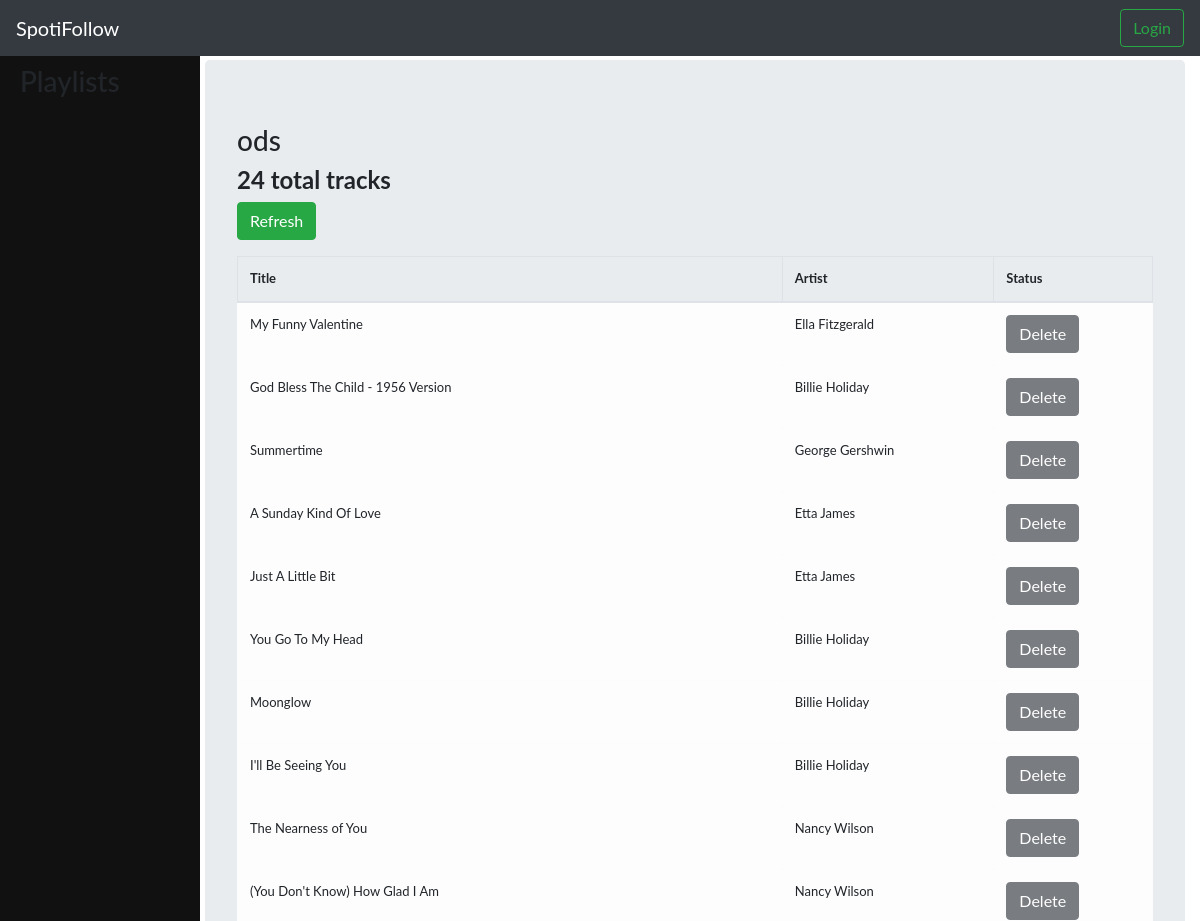
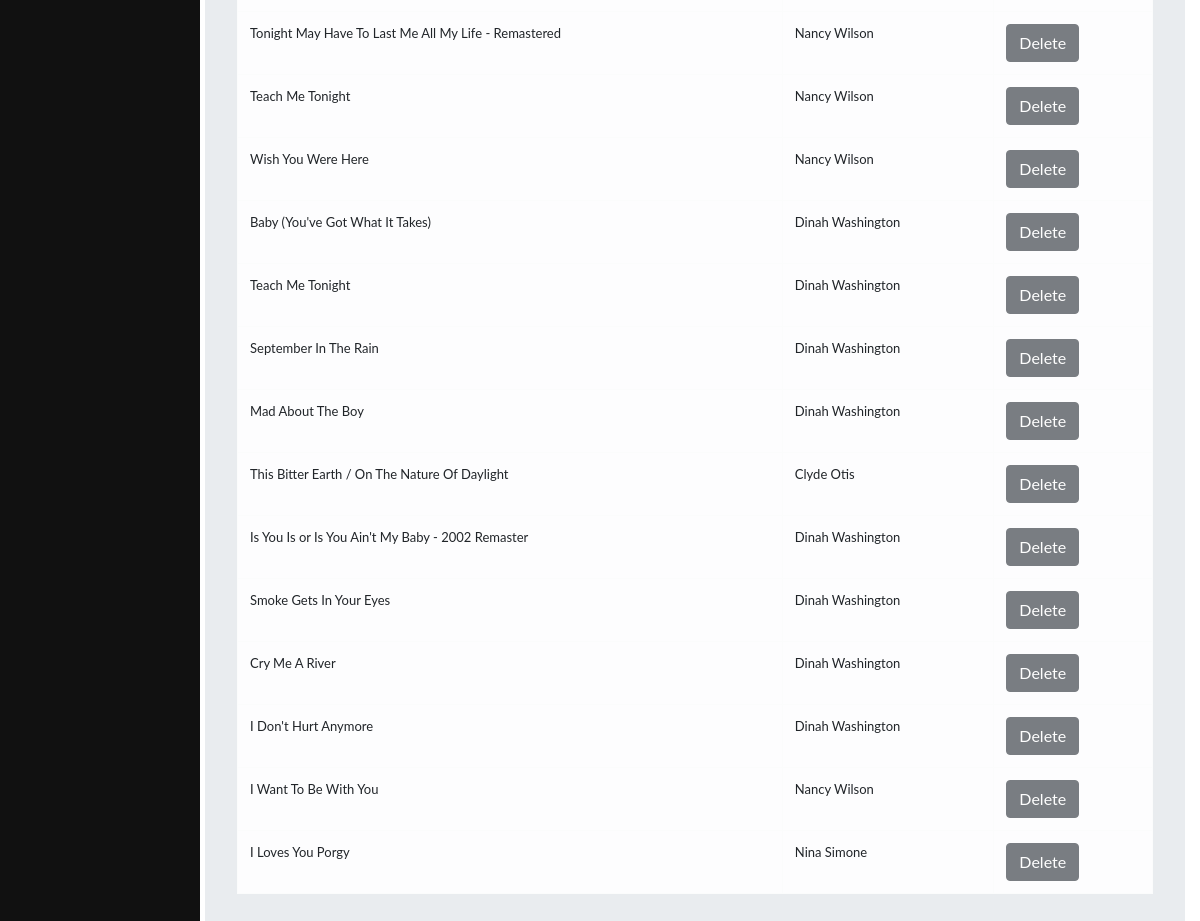
The app's page /playlist/6dQWkjx5ZMIcfxGhPj5678 with its own data (2 pictures, top to bottom).
### playlist/models.py (models this page shows, shortened)
class Playlist(models.Model):
	playlist_id = models.CharField(max_length=200, primary_key=True)
	title = models.CharField(max_length=200)
	author = models.CharField(max_length=200)
	href = models.CharField(max_length=500)
	tracks_href = models.CharField(max_length=200)
	tracks = models.ManyToManyField(Track, through='TrackInstance')
	linked = models.BooleanField(default=False)
	origin_playlist = models.ForeignKey('self', null=True, on_delete=models.SET_NULL)
	def tracks_count(self):
		return self.tracks.exclude(trackinstance__status='DE').count()

class TrackInstance(models.Model):
	KEPT = 'KP'
	DELETED = 'DE'
	ADDED = 'AD'
	TRACK_STATUS_CHOICES = (
		(KEPT, 'kept'),
		(DELETED, 'deleted'),
		(ADDED, 'added'),
	)
	track = models.ForeignKey(Track, on_delete=models.SET_NULL, null=True)
	playlist = models.ForeignKey(Playlist, on_delete=models.SET_NULL, null=True)
	status = models.CharField(
		max_length=2,
		choices=TRACK_STATUS_CHOICES,
		default=KEPT,
	)
	def is_added(self):
		return self.status == self.ADDED
	def is_deleted(self):
		return self.status == self.DELETED

class Track(models.Model):
	track_id = models.CharField(max_length=200, primary_key=True)
	title = models.CharField(max_length=200)
	artist = models.CharField(max_length=200)
	artist_id = models.CharField(max_length=200)
	href = models.CharField(max_length=500)

### playlist/views.py (the view)
# urls.py: path('playlist/<slug:pk>', views.PlaylistDetailView.as_view(), name='playlist-detail'),
class PlaylistDetailView(generic.DetailView):
    model = Playlist
    def get_context_data(self, **kwargs):
        context = super(PlaylistDetailView, self).get_context_data(**kwargs)
        context['playlist_list'] = Playlist.objects.filter(author=self.request.user)
        return context

### playlist/templates/playlist/playlist_detail.html
{% extends 'base.html' %}
{% block header_include %}
  {% include "playlist/playlist_header.html" with playlist_list=playlist_list %}
{% endblock header_include %}
{% block content %}
  <h3>{{ playlist.title }}</h3>
  <h4><b>{{ playlist.tracks_count }} total tracks</b></h4>
  {% if playlist.linked %}
    <h6>Added {{ playlist.added_tracks_count }} tracks | Removed {{ playlist.deleted_tracks_count }} tracks</h6>
    <h6>Follows Playlist:
      <a href="{% url 'playlist-detail' playlist.origin_playlist.playlist_id %}">{{ playlist.origin_playlist.title}} by {{ playlist.origin_playlist.author }}</a>
      ({{ playlist.origin_playlist.tracks_count }} total tracks)</h6>
      <p><a href="{% url 'refresh' playlist.playlist_id %}"><button type="button" class="btn btn-success">Refresh</button></a>&nbsp;&nbsp;
      <a href="{% url 'unlink-list' playlist.playlist_id playlist.origin_playlist.playlist_id %}"><button type="button" class="btn btn-secondary">Unfollow</button></a>
  {% else %}
    <p><a href="{% url 'refresh' playlist.playlist_id %}"><button type="button" class="btn btn-success">Refresh</button></a>
  {% endif %}
  <table class="table table-bordered">
    <thead class="thread-dark">
      <tr>
        <th scope="col">Title</th>
        <th scope="col">Artist</th>
        <th scope="col">Status</th>
      </tr>
    </thead>
    <tbody class="table-hover">
    {% for track in playlist.trackinstance_set.all %}
      {% if track.is_added %}
        <tr scope="row" class="table-success">
      {% elif track.is_deleted %}
        <tr scope="row" class="table-secondary">
      {% else %}
        <tr scope="row" class="table-light">
      {% endif %}
      <td>{{ track.track.title }}</td>
      <td>{{ track.track.artist }}</td>
      <td>
      {% if track.is_deleted %}
          <a href="{% url 'add' playlist.playlist_id track.track_id %}"><button type="button" class="btn btn-light">Re-Add</button></a>
      {% else %}
        {% if playlist.linked %}
          <a href="{% url 'delete' playlist.playlist_id track.track_id %}"><button type="button" class="btn btn-dark">Delete</button></a>
        {% else %}
          <a href="{% url 'delete' playlist.playlist_id track.track_id %}"><button type="button" class="btn btn-dark" disabled>Delete</button></a>
        {% endif %}
      {% endif %}
      </td>
      </tr>
    {% endfor %}
  </tbody>
  </table>
{% endblock %}

### playlist/static/playlist/style.css (style rules this page uses)
body { font-family: "Lato", sans-serif; }

### records on screen
Playlist: title "ods", tracks_count "24"
TrackInstance: track "My Funny Valentine", track.artist "Ella Fitzgerald", status "Delete"
TrackInstance: track "God Bless The Child - 1956 Version", track.artist "Billie Holiday", status "Delete"
TrackInstance: track "Summertime", track.artist "George Gershwin", status "Delete"
TrackInstance: track "A Sunday Kind Of Love", track.artist "Etta James", status "Delete"
TrackInstance: track "Just A Little Bit", track.artist "Etta James", status "Delete"
TrackInstance: track "You Go To My Head", track.artist "Billie Holiday", status "Delete"
TrackInstance: track "Moonglow", track.artist "Billie Holiday", status "Delete"
TrackInstance: track "I'll Be Seeing You", track.artist "Billie Holiday", status "Delete"
TrackInstance: track "The Nearness of You", track.artist "Nancy Wilson", status "Delete"
TrackInstance: track "(You Don't Know) How Glad I Am", track.artist "Nancy Wilson", status "Delete"
TrackInstance: track "Tonight May Have To Last Me All My Life - Remastered", track.artist "Nancy Wilson", status "Delete"
TrackInstance: track "Teach Me Tonight", track.artist "Nancy Wilson", status "Delete"
TrackInstance: track "Wish You Were Here", track.artist "Nancy Wilson", status "Delete"
TrackInstance: track "Baby (You've Got What It Takes)", track.artist "Dinah Washington", status "Delete"
TrackInstance: track "Teach Me Tonight", track.artist "Dinah Washington", status "Delete"
TrackInstance: track "September In The Rain", track.artist "Dinah Washington", status "Delete"
TrackInstance: track "Mad About The Boy", track.artist "Dinah Washington", status "Delete"
TrackInstance: track "This Bitter Earth / On The Nature Of Daylight", track.artist "Clyde Otis", status "Delete"
TrackInstance: track "Is You Is or Is You Ain't My Baby - 2002 Remaster", track.artist "Dinah Washington", status "Delete"
TrackInstance: track "Smoke Gets In Your Eyes", track.artist "Dinah Washington", status "Delete"
TrackInstance: track "Cry Me A River", track.artist "Dinah Washington", status "Delete"
TrackInstance: track "I Don't Hurt Anymore", track.artist "Dinah Washington", status "Delete"
TrackInstance: track "I Want To Be With You", track.artist "Nancy Wilson", status "Delete"
TrackInstance: track "I Loves You Porgy", track.artist "Nina Simone", status "Delete"
